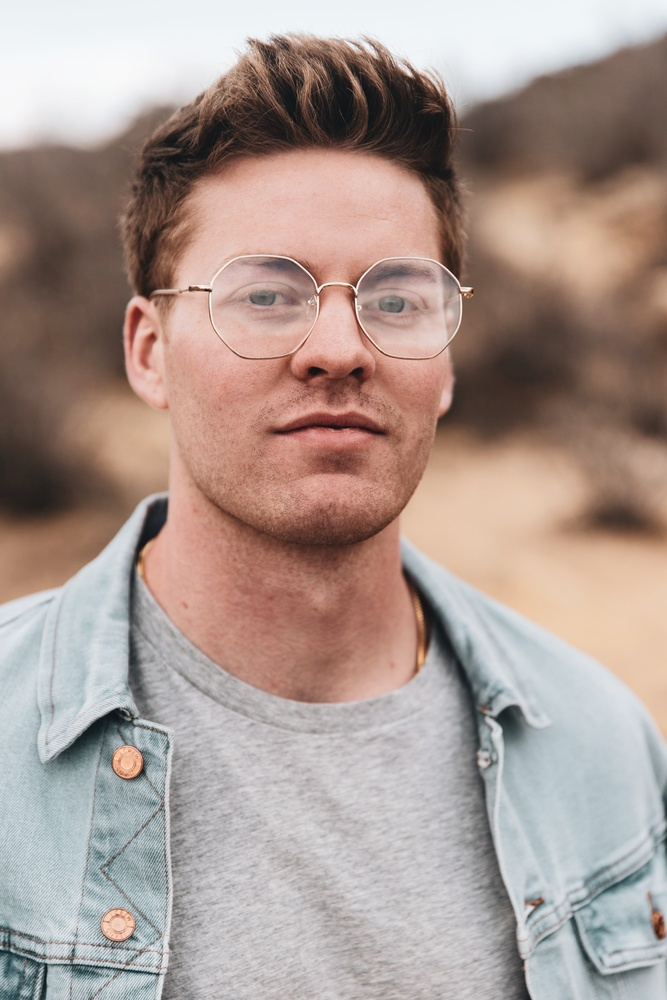
#> input picture OpenCV/images/logan-weaver.jpg, 667 x 1000 px, shrunk from 3072 x 4608 before the run
$ python adaptive_thresholding.py --image ../images/logan-weaver.jpg
#> lines starting #> are read from the running program, lines starting #| are printed output that depends on the picture; after the words box and inside, x2 and y2 are one past the last pixel; in counts of white or black regions, pixels touching at a corner belong together
import numpy as np
import argparse
import cv2

ap = argparse.ArgumentParser()
ap.add_argument("-i", "--image", required=True,
    help="Path to the image")
args = vars(ap.parse_args())

image = cv2.imread(args["image"])
#> image is the input picture: shape (1000, 667, 3); mean B, G, R 145.8, 152.8, 170.5
image = cv2.cvtColor(image, cv2.COLOR_BGR2GRAY)
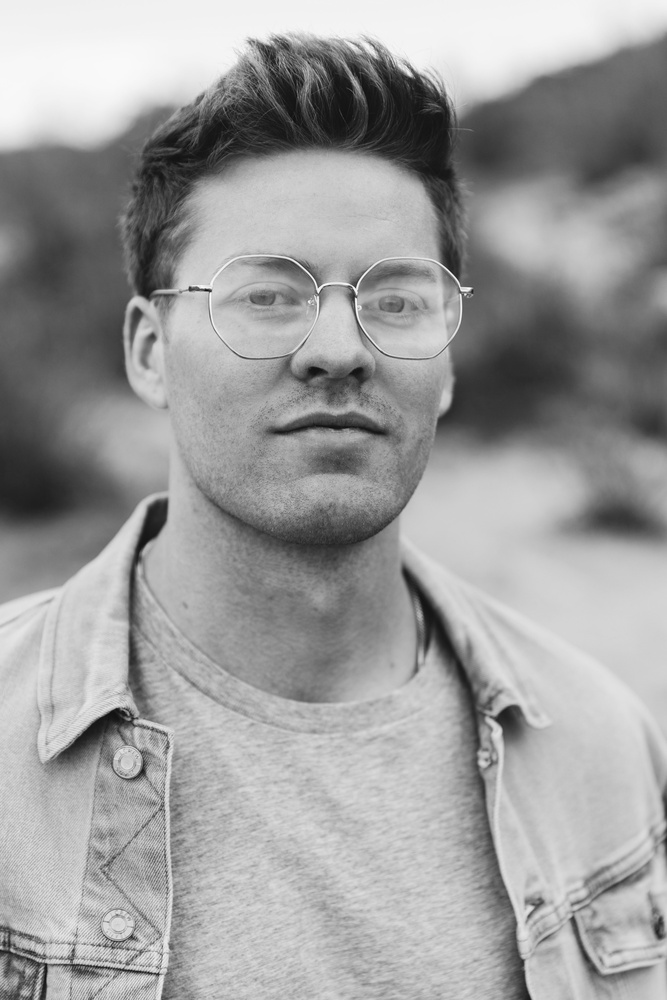
#> image: shape (1000, 667); min 12, max 252, mean 157.3
blurred = cv2.GaussianBlur(image, (5, 5), 0) #radius=5
cv2.imshow("Image", image)
cv2.waitKey(0)

# Any pixel intensity greater than T in the neighborhood should be set to 255
# Examine 11x11 pixel regions of the image
# C: subtracted from the mean.
thresh = cv2.adaptiveThreshold(blurred, 255,
    cv2.ADAPTIVE_THRESH_MEAN_C, cv2.THRESH_BINARY_INV, 11, 4)
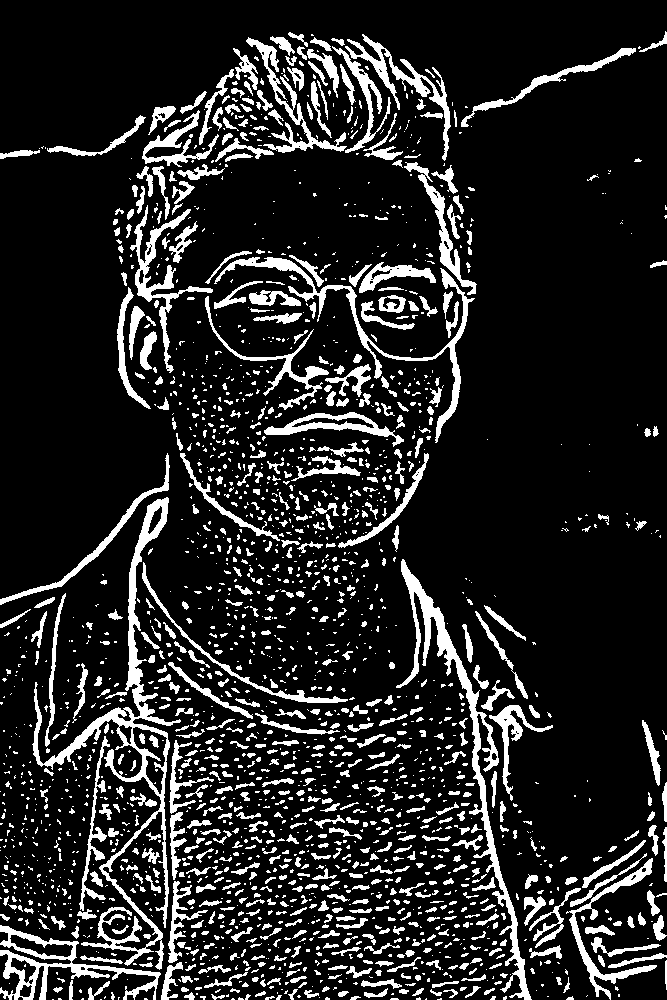
#> thresh: shape (1000, 667); 14.5% white; 2177 white regions (1443 under 20 px), largest, box (x1, y1, x2, y2) and area: (32, 497, 181, 970) 7223, (396, 559, 532, 1000) 5059, (214, 257, 475, 443) 3025
cv2.imshow("Mean Thresh", thresh)
cv2.waitKey(0)

thresh = cv2.adaptiveThreshold(blurred, 255,
    cv2.ADAPTIVE_THRESH_GAUSSIAN_C, cv2.THRESH_BINARY_INV, 15, 3)
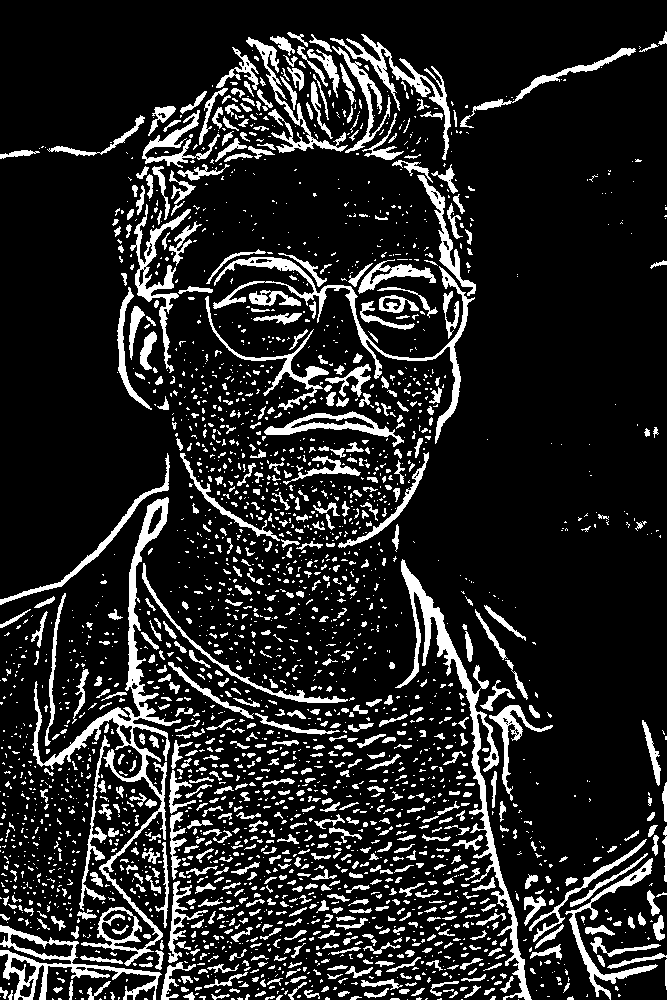
#> thresh: shape (1000, 667); 14.9% white; 2764 white regions (1984 under 20 px), largest, box (x1, y1, x2, y2) and area: (32, 497, 181, 966) 6602, (395, 559, 532, 1000) 5098, (213, 257, 475, 444) 3240
cv2.imshow("Gaussian Thresh", thresh)
cv2.waitKey(0)

$ run again, on OpenCV/images/coins.png
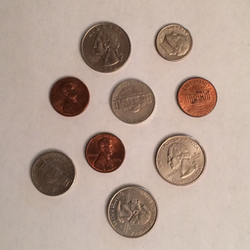
#> input picture OpenCV/images/coins.png, 250 x 250 px
#> image is the input picture: shape (250, 250, 3); mean B, G, R 147.7, 159.9, 180.7
#> image: shape (250, 250)
#> `thresh = cv2.adaptiveThreshold(blurred, 255, cv2.ADAPTIVE_THRESH_MEAN_..`:
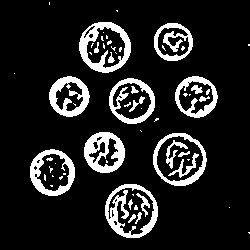
#> thresh: shape (250, 250); 13.6% white; 60 white regions (38 under 20 px), largest, box (x1, y1, x2, y2) and area: (79, 22, 131, 73) 1024, (105, 184, 158, 238) 1020, (84, 132, 125, 173) 946
#> `thresh = cv2.adaptiveThreshold(blurred, 255, cv2.ADAPTIVE_THRESH_GAUSS..`:
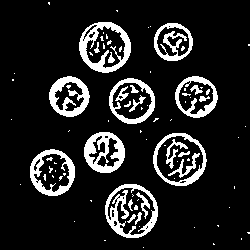
#> thresh: shape (250, 250); 13.4% white; 86 white regions (62 under 20 px), largest, box (x1, y1, x2, y2) and area: (79, 22, 131, 73) 1027, (105, 184, 158, 238) 989, (84, 132, 125, 173) 932
